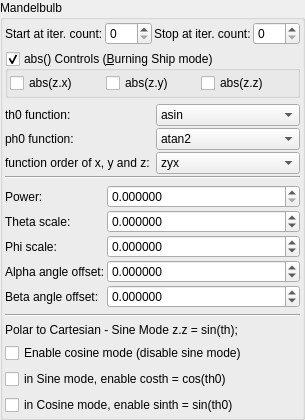
       <widget class="QGroupBox" name="groupBox_3">
        <property name="title">
         <string>Mandelbulb</string>
        </property>
        <layout class="QVBoxLayout" name="verticalLayout_4">
         <property name="leftMargin">
          <number>2</number>
         </property>
         <property name="topMargin">
          <number>2</number>
         </property>
         <property name="rightMargin">
          <number>2</number>
         </property>
         <property name="bottomMargin">
          <number>2</number>
         </property>
         <item>
          <layout class="QGridLayout" name="gridLayout_71">
           <property name="spacing">
            <number>2</number>
           </property>
           <item row="0" column="2">
            <widget class="QLabel" name="label_270">
             <property name="text">
              <string>Stop at iter. count:</string>
             </property>
            </widget>
           </item>
           <item row="0" column="3">
            <widget class="MySpinBox" name="spinboxInt_transf_stop_iterations_M">
             <property name="sizePolicy">
              <sizepolicy hsizetype="Minimum" vsizetype="Maximum">
               <horstretch>0</horstretch>
               <verstretch>0</verstretch>
              </sizepolicy>
             </property>
             <property name="maximum">
              <number>999</number>
             </property>
            </widget>
           </item>
           <item row="0" column="0">
            <widget class="QLabel" name="label_271">
             <property name="text">
              <string>Start at iter. count:</string>
             </property>
            </widget>
           </item>
           <item row="0" column="1">
            <widget class="MySpinBox" name="spinboxInt_transf_start_iterations_M">
             <property name="sizePolicy">
              <sizepolicy hsizetype="Minimum" vsizetype="Maximum">
               <horstretch>0</horstretch>
               <verstretch>0</verstretch>
              </sizepolicy>
             </property>
             <property name="maximum">
              <number>999</number>
             </property>
            </widget>
           </item>
          </layout>
         </item>
         <item>
          <widget class="MyGroupBox" name="groupCheck_transf_function_enabled_false">
           <property name="toolTip">
            <string/>
           </property>
           <property name="title">
            <string>abs() Controls (&amp;Burning Ship mode)</string>
           </property>
           <property name="checkable">
            <bool>true</bool>
           </property>
           <layout class="QVBoxLayout" name="verticalLayout_55">
            <property name="spacing">
             <number>2</number>
            </property>
            <property name="leftMargin">
             <number>2</number>
            </property>
            <property name="topMargin">
             <number>2</number>
            </property>
            <property name="rightMargin">
             <number>2</number>
            </property>
            <property name="bottomMargin">
             <number>2</number>
            </property>
            <item>
             <layout class="QGridLayout" name="gridLayout_2">
              <item row="0" column="2">
               <widget class="QCheckBox" name="checkBox_transf_function_enabledAz_false">
                <property name="text">
                 <string notr="true">abs(z.z)</string>
                </property>
               </widget>
              </item>
              <item row="0" column="0">
               <widget class="QCheckBox" name="checkBox_transf_function_enabledAx_false">
                <property name="text">
                 <string notr="true">abs(z.x)</string>
                </property>
               </widget>
              </item>
              <item row="0" column="1">
               <widget class="QCheckBox" name="checkBox_transf_function_enabledAy_false">
                <property name="text">
                 <string notr="true">abs(z.y)</string>
                </property>
               </widget>
              </item>
             </layout>
            </item>
           </layout>
          </widget>
         </item>
         <item>
          <layout class="QGridLayout" name="gridLayout_75" columnstretch="0,1">
           <property name="topMargin">
            <number>0</number>
           </property>
           <property name="verticalSpacing">
            <number>2</number>
           </property>
           <item row="3" column="0" colspan="2">
            <widget class="Line" name="line">
             <property name="orientation">
              <enum>Qt::Horizontal</enum>
             </property>
            </widget>
           </item>
           <item row="2" column="1">
            <widget class="QComboBox" name="comboBox_sinTan2Trig_order_of_zyx">
             <item>
              <property name="text">
               <string notr="true">zyx</string>
              </property>
             </item>
             <item>
              <property name="text">
               <string notr="true">zxy</string>
              </property>
             </item>
             <item>
              <property name="text">
               <string notr="true">yzx</string>
              </property>
             </item>
             <item>
              <property name="text">
               <string notr="true">yxz</string>
              </property>
             </item>
             <item>
              <property name="text">
               <string notr="true">xzy</string>
              </property>
             </item>
             <item>
              <property name="text">
               <string notr="true">xyz</string>
              </property>
             </item>
            </widget>
           </item>
           <item row="1" column="1">
            <widget class="QComboBox" name="comboBox_sinTan2Trig_atan2_or_atan">
             <item>
              <property name="text">
               <string notr="true">atan2</string>
              </property>
             </item>
             <item>
              <property name="text">
               <string notr="true">atan</string>
              </property>
             </item>
            </widget>
           </item>
           <item row="1" column="0">
            <widget class="QLabel" name="label_multi1_ph0_function_2">
             <property name="text">
              <string>ph0 function:</string>
             </property>
            </widget>
           </item>
           <item row="0" column="1">
            <widget class="QComboBox" name="comboBox_sinTan2Trig_asin_or_acos">
             <item>
              <property name="text">
               <string notr="true">asin</string>
              </property>
             </item>
             <item>
              <property name="text">
               <string notr="true">acos</string>
              </property>
             </item>
            </widget>
           </item>
           <item row="2" column="0">
            <widget class="QLabel" name="label_multi1_order_of_xyz_2">
             <property name="text">
              <string>function order of x, y and z:</string>
             </property>
            </widget>
           </item>
           <item row="0" column="0">
            <widget class="QLabel" name="label_multi1_th0_function_2">
             <property name="text">
              <string>th0 function:</string>
             </property>
            </widget>
           </item>
          </layout>
         </item>
         <item>
          <layout class="QGridLayout" name="gridLayout_76" columnstretch="0,1">
           <property name="spacing">
            <number>2</number>
           </property>
           <item row="1" column="0">
            <widget class="QLabel" name="label_120">
             <property name="text">
              <string>Theta scale:</string>
             </property>
            </widget>
           </item>
           <item row="2" column="1">
            <widget class="MyDoubleSpinBox" name="spinbox_transf_scaleB_1">
             <property name="sizePolicy">
              <sizepolicy hsizetype="Minimum" vsizetype="Maximum">
               <horstretch>0</horstretch>
               <verstretch>0</verstretch>
              </sizepolicy>
             </property>
             <property name="prefix">
              <string/>
             </property>
             <property name="suffix">
              <string/>
             </property>
             <property name="decimals">
              <number>6</number>
             </property>
             <property name="minimum">
              <double>-99.998999999999995</double>
             </property>
             <property name="maximum">
              <double>99.998999999999995</double>
             </property>
             <property name="singleStep">
              <double>0.100000000000000</double>
             </property>
            </widget>
           </item>
           <item row="3" column="1">
            <widget class="MyDoubleSpinBox" name="spinbox_alpha_angle_offset">
             <property name="sizePolicy">
              <sizepolicy hsizetype="Minimum" vsizetype="Maximum">
               <horstretch>0</horstretch>
               <verstretch>0</verstretch>
              </sizepolicy>
             </property>
             <property name="prefix">
              <string/>
             </property>
             <property name="suffix">
              <string/>
             </property>
             <property name="decimals">
              <number>6</number>
             </property>
             <property name="minimum">
              <double>-36000.000000000000000</double>
             </property>
             <property name="maximum">
              <double>36000.000000000000000</double>
             </property>
             <property name="singleStep">
              <double>0.100000000000000</double>
             </property>
            </widget>
           </item>
           <item row="3" column="0">
            <widget class="QLabel" name="label_292">
             <property name="text">
              <string>Alpha angle offset:</string>
             </property>
            </widget>
           </item>
           <item row="4" column="1">
            <widget class="MyDoubleSpinBox" name="spinbox_beta_angle_offset">
             <property name="sizePolicy">
              <sizepolicy hsizetype="Minimum" vsizetype="Maximum">
               <horstretch>0</horstretch>
               <verstretch>0</verstretch>
              </sizepolicy>
             </property>
             <property name="prefix">
              <string/>
             </property>
             <property name="suffix">
              <string/>
             </property>
             <property name="decimals">
              <number>6</number>
             </property>
             <property name="minimum">
              <double>-36000.000000000000000</double>
             </property>
             <property name="maximum">
              <double>36000.000000000000000</double>
             </property>
             <property name="singleStep">
              <double>0.100000000000000</double>
             </property>
            </widget>
           </item>
           <item row="2" column="0">
            <widget class="QLabel" name="label_121">
             <property name="text">
              <string>Phi scale:</string>
             </property>
            </widget>
           </item>
           <item row="0" column="0">
            <widget class="QLabel" name="label_294">
             <property name="text">
              <string>Power:</string>
             </property>
            </widget>
           </item>
           <item row="4" column="0">
            <widget class="QLabel" name="label_293">
             <property name="text">
              <string>Beta angle offset:</string>
             </property>
            </widget>
           </item>
           <item row="0" column="1">
            <widget class="MyDoubleSpinBox" name="spinbox_power">
             <property name="sizePolicy">
              <sizepolicy hsizetype="Minimum" vsizetype="Maximum">
               <horstretch>0</horstretch>
               <verstretch>0</verstretch>
              </sizepolicy>
             </property>
             <property name="prefix">
              <string/>
             </property>
             <property name="suffix">
              <string/>
             </property>
             <property name="decimals">
              <number>6</number>
             </property>
             <property name="minimum">
              <double>0.000000000000000</double>
             </property>
             <property name="maximum">
              <double>99.998999999999995</double>
             </property>
             <property name="singleStep">
              <double>0.100000000000000</double>
             </property>
            </widget>
           </item>
           <item row="1" column="1">
            <widget class="MyDoubleSpinBox" name="spinbox_transf_scaleA_1">
             <property name="sizePolicy">
              <sizepolicy hsizetype="Minimum" vsizetype="Maximum">
               <horstretch>0</horstretch>
               <verstretch>0</verstretch>
              </sizepolicy>
             </property>
             <property name="prefix">
              <string/>
             </property>
             <property name="suffix">
              <string/>
             </property>
             <property name="decimals">
              <number>6</number>
             </property>
             <property name="minimum">
              <double>-99.998999999999995</double>
             </property>
             <property name="maximum">
              <double>99.998999999999995</double>
             </property>
             <property name="singleStep">
              <double>0.100000000000000</double>
             </property>
            </widget>
           </item>
          </layout>
         </item>
         <item>
          <layout class="QGridLayout" name="gridLayout_78">
           <property name="topMargin">
            <number>0</number>
           </property>
           <item row="2" column="0">
            <widget class="QCheckBox" name="checkBox_transf_function_enabledx_false">
             <property name="text">
              <string>Enable cosine mode (disable sine mode)</string>
             </property>
            </widget>
           </item>
           <item row="4" column="0">
            <widget class="QCheckBox" name="checkBox_transf_function_enabledy_false">
             <property name="text">
              <string>in Cosine mode, enable sinth = sin(th0)</string>
             </property>
            </widget>
           </item>
           <item row="3" column="0">
            <widget class="QCheckBox" name="checkBox_transf_function_enabledz_false">
             <property name="text">
              <string>in Sine mode, enable costh = cos(th0)</string>
             </property>
            </widget>
           </item>
           <item row="0" column="0" colspan="2">
            <widget class="Line" name="line_2">
             <property name="orientation">
              <enum>Qt::Horizontal</enum>
             </property>
            </widget>
           </item>
           <item row="1" column="0">
            <widget class="QLabel" name="label_122">
             <property name="text">
              <string>Polar to Cartesian - Sine Mode z.z = sin(th);</string>
             </property>
            </widget>
           </item>
          </layout>
         </item>
        </layout>
       </widget>
